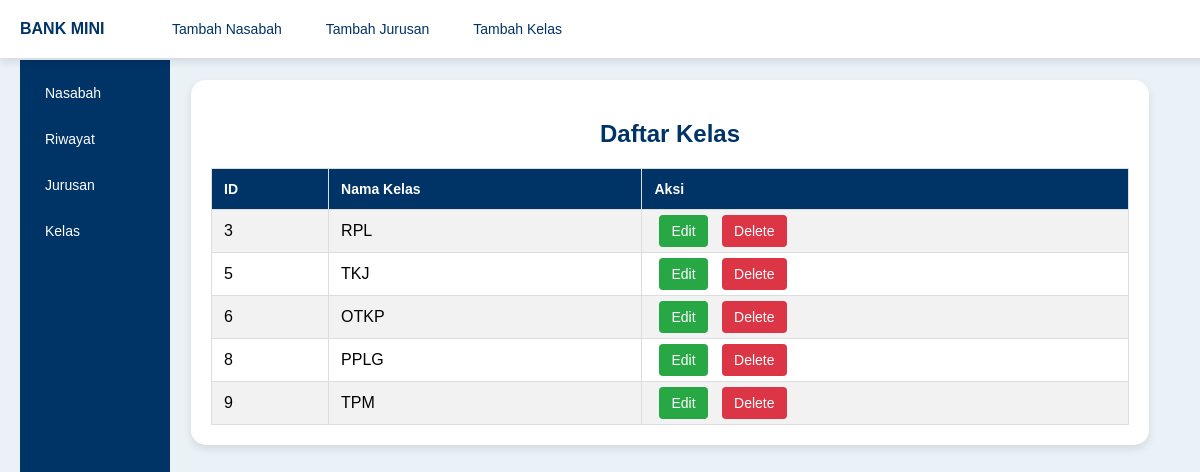
/bankmini/tabeljurusan.php, run on the app's committed database.
### tables this page shows
CREATE TABLE `jurusan` (
  `id` int NOT NULL,
  `nama_jurusan` varchar(100) NOT NULL
);

### bankmini/tabeljurusan.php (the view, shortened to what this page needs)
<!DOCTYPE html>
<html lang="en">
<head>
    <link rel="stylesheet" href="https://cdnjs.cloudflare.com/ajax/libs/font-awesome/6.0.0-beta3/css/all.min.css">
</head>
<body>
    <div class="navbar">
        <div class="brand">
            <a href="dashboard.php">BANK MINI</a>
        </div>
        <ul>
            <li><a href="index.php">Tambah Nasabah</a></li>
            <li><a href="formjurusan.php">Tambah Jurusan</a></li>
            <li><a href="formkelas.php">Tambah Kelas</a></li>
        </ul>
    </div>
    <div class="main">
        <div class="sidebar">
            <a href="tabel.php">Nasabah</a>
            <a href="riwayat.php">Riwayat</a>
            <a href="tabeljurusan.php">Jurusan</a>
            <a href="tabelkelas.php">Kelas</a>
        </div>
        <div class="content">
            <div class="container">
                <h2>Daftar Kelas</h2>
                <table>
                    <tr>
                        <th>ID</th>
                        <th>Nama Kelas</th>
                        <th>Aksi</th>
                    </tr>
                    <?php
                    include 'koneksi.php';
                    $sql = "SELECT * FROM jurusan";
                    $result = $conn->query($sql);
                    if ($result->num_rows > 0) {
                        while ($row = $result->fetch_assoc()) {
                            echo "<tr>
                                <td>" . $row["id"] . "</td>
                                <td>" . $row["nama_jurusan"] . "</td>
                                <td class='action-links'>
                                    <a href='editjurusan.php?id=" . $row["id"] . "' class='edit'>Edit</a>
                                    <a href='deletejurusan.php?id=" . $row["id"] . "' class='delete'>Delete</a>
                                </td>
                            </tr>";
                        }
                    } else {
                        echo "<tr><td colspan='3'>No records found</td></tr>";
                    }
                    ?>
                </table>
                <a href="dashboard.php" class="back-button"><i class="fas fa-arrow-left"></i> Kembali ke Dashboard</a>
            </div>
        </div>
    </div>
</body>
</html>

### bankmini/tabeljurusan.php (style rules this page uses)
body { font-family: Arial, sans-serif; background-color: #eaf2f8; margin: 0; padding: 20px; }
.navbar { padding: 20px 20px; color: #003366; display: flex; justify-content: space-between; align-items: center; width: 100%; box-shadow: 0 4px 8px rgba(0, 0, 0, 0.1); position: fixed; top: 0; left: 0; z-index: 1000; background-color: #ffffff; }
.navbar .brand a { color: #003366; font-weight: bold; text-decoration: none; }
.navbar ul { list-style: none; margin: 0; padding: 0; width: 90%; display: flex; }
.navbar ul li { margin-left: 20px; }
.navbar ul li a { color: #003366; text-decoration: none; padding: 8px 12px; border-radius: 5px; font-size: 14px; }
.main { display: flex; flex: 1; padding-top: 60px; }
.sidebar { background-color: #003366; padding: 15px; width: 120px; color: white; display: flex; flex-direction: column; position: fixed; top: 60px; bottom: 0; }
.sidebar a { color: white; text-decoration: none; margin-bottom: 10px; font-size: 14px; padding: 10px; border-radius: 50px; }
.content { flex: 1; display: flex; align-items: center; justify-content: center; padding-left: 140px; }
.container { max-width: 1000px; width: 90%; margin: 0 auto; background-color: #ffffff; padding: 20px; box-shadow: 0 4px 8px rgba(0, 0, 0, 0.1); border-radius: 15px; }
h2 { text-align: center; color: #003366; margin-bottom: 20px; }
table { width: 100%; border-collapse: collapse; margin-top: 20px; }
table, th, td { border: 1px solid #ddd; }
th, td { padding: 12px; text-align: left; }
th { background-color: #003366; color: #fff; font-size: 14px; }
tr:nth-child(even) { background-color: #f2f2f2; }
.action-links a { text-decoration: none; padding: 8px 12px; margin: 0 5px; color: #fff; border-radius: 4px; font-size: 14px; }
.action-links .edit { background-color: #28a745; }
.action-links .delete { background-color: #dc3545; }
.back-button { display: inline-block; padding: 10px 15px; background-color: #003366; color: white; border-radius: 5px; text-decoration: none; text-align: center; font-size: 16px; position: absolute; top: 20px; left: 20px; font-weight: bold; }

### data on the page
jurusan: id "3", nama_jurusan "RPL"
jurusan: id "5", nama_jurusan "TKJ"
jurusan: id "6", nama_jurusan "OTKP"
jurusan: id "8", nama_jurusan "PPLG"
jurusan: id "9", nama_jurusan "TPM"
